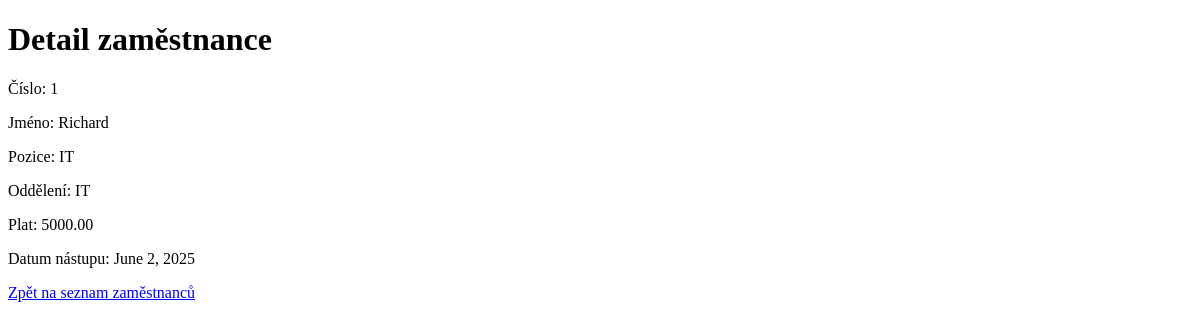
The app's page /zamestnanci/1/, older data.
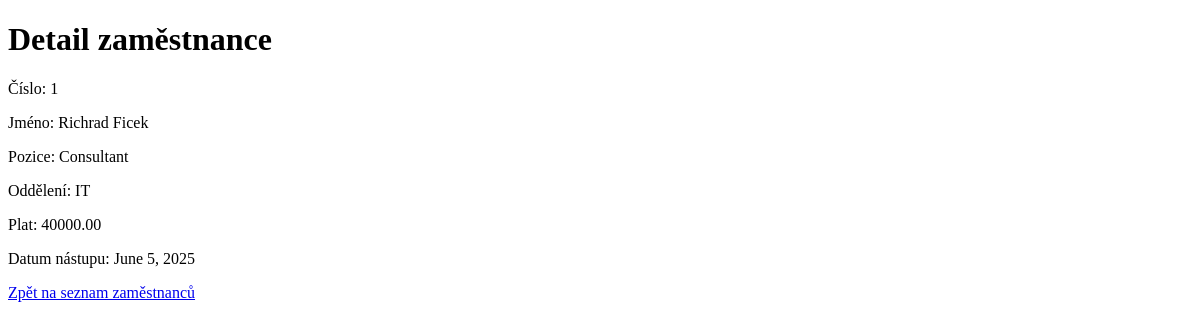
The same page, newer data.
### zamestnanci/models.py (models this page shows, shortened)
class Employee(models.Model):
    empno = models.IntegerField(primary_key=True, auto_created=True)
    ename = models.CharField(max_length=50)
    job = models.CharField(max_length=30)
    hiredate = models.DateField()
    sal = models.DecimalField(max_digits=10, decimal_places=2)
    comm = models.DecimalField(max_digits=10, decimal_places=2, null=True, blank=True)
    deptno = models.ForeignKey(Department, on_delete=models.CASCADE)

class Department(models.Model):
    deptno = models.IntegerField(primary_key=True, auto_created=True)
    dname = models.CharField(max_length=50)

### zamestnanci/views.py (the view)
# urls.py: path('zamestnanci/<int:empno>/', views.zamestnanec_detail, name='zamestnanec_detail'),
def zamestnanec_detail(request, empno):
    zamestnanec = Employee.objects.get(empno=empno)
    return render(request, 'zamestnanec_detail.html', {'zamestnanec': zamestnanec})

### zamestnanci/templates/zamestnanec_detail.html (shortened to what this page needs)
<!DOCTYPE html>
<html lang="en">
<head>
</head>
<body>
    <h1>Detail zaměstnance</h1>
    <p>Číslo: {{ zamestnanec.empno }}</p>
    <p>Jméno: {{ zamestnanec.ename }}</p>
    <p>Pozice: {{ zamestnanec.job }}</p>
    <p>Oddělení: {{ zamestnanec.deptno.dname }}</p>
    <p>Plat: {{ zamestnanec.sal }}</p>
    <p>Datum nástupu: {{ zamestnanec.hiredate }}</p>
    <a href="{% url 'zamestnanci_list' %}">Zpět na seznam zaměstnanců</a>
</body>
</html>

Row changes from the older to the newer data that the page shows:
changed Employee "IT": ename "Richard" → "Richrad Ficek"; job "IT" → "Consultant"; sal "5000.00" → "40000.00"; hiredate "June 2, 2025" → "June 5, 2025"
